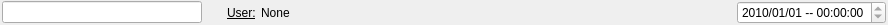
<?xml version="1.0" encoding="UTF-8"?>
<ui version="4.0">
 <class>Form</class>
 <widget class="QWidget" name="Form">
  <property name="geometry">
   <rect>
    <x>0</x>
    <y>0</y>
    <width>888</width>
    <height>22</height>
   </rect>
  </property>
  <property name="windowTitle">
   <string>Form</string>
  </property>
  <layout class="QGridLayout" name="gridLayout">
   <property name="leftMargin">
    <number>2</number>
   </property>
   <property name="topMargin">
    <number>1</number>
   </property>
   <property name="rightMargin">
    <number>2</number>
   </property>
   <property name="bottomMargin">
    <number>1</number>
   </property>
   <property name="horizontalSpacing">
    <number>5</number>
   </property>
   <property name="verticalSpacing">
    <number>1</number>
   </property>
   <item row="0" column="0">
    <widget class="QLineEdit" name="leLtTitle">
     <property name="minimumSize">
      <size>
       <width>200</width>
       <height>0</height>
      </size>
     </property>
     <property name="maximumSize">
      <size>
       <width>200</width>
       <height>16777215</height>
      </size>
     </property>
     <property name="text">
      <string/>
     </property>
     <property name="readOnly">
      <bool>true</bool>
     </property>
    </widget>
   </item>
   <item row="0" column="4">
    <spacer name="horizontalSpacer">
     <property name="orientation">
      <enum>Qt::Horizontal</enum>
     </property>
     <property name="sizeHint" stdset="0">
      <size>
       <width>40</width>
       <height>20</height>
      </size>
     </property>
    </spacer>
   </item>
   <item row="0" column="5">
    <widget class="QDateTimeEdit" name="dtLtDate">
     <property name="readOnly">
      <bool>true</bool>
     </property>
     <property name="minimumDateTime">
      <datetime>
       <hour>0</hour>
       <minute>0</minute>
       <second>0</second>
       <year>2010</year>
       <month>1</month>
       <day>1</day>
      </datetime>
     </property>
     <property name="minimumDate">
      <date>
       <year>2010</year>
       <month>1</month>
       <day>1</day>
      </date>
     </property>
     <property name="displayFormat">
      <string>yyyy/MM/dd -- HH:mm:ss</string>
     </property>
     <property name="currentSectionIndex">
      <number>0</number>
     </property>
    </widget>
   </item>
   <item row="0" column="2">
    <widget class="QLabel" name="lLtUser">
     <property name="font">
      <font>
       <underline>true</underline>
      </font>
     </property>
     <property name="text">
      <string>User:</string>
     </property>
    </widget>
   </item>
   <item row="0" column="3">
    <widget class="QLabel" name="lLtUserValue">
     <property name="text">
      <string>None</string>
     </property>
    </widget>
   </item>
   <item row="0" column="1">
    <spacer name="horizontalSpacer_2">
     <property name="orientation">
      <enum>Qt::Horizontal</enum>
     </property>
     <property name="sizeType">
      <enum>QSizePolicy::Fixed</enum>
     </property>
     <property name="sizeHint" stdset="0">
      <size>
       <width>20</width>
       <height>20</height>
      </size>
     </property>
    </spacer>
   </item>
  </layout>
 </widget>
 <resources/>
 <connections/>
</ui>
